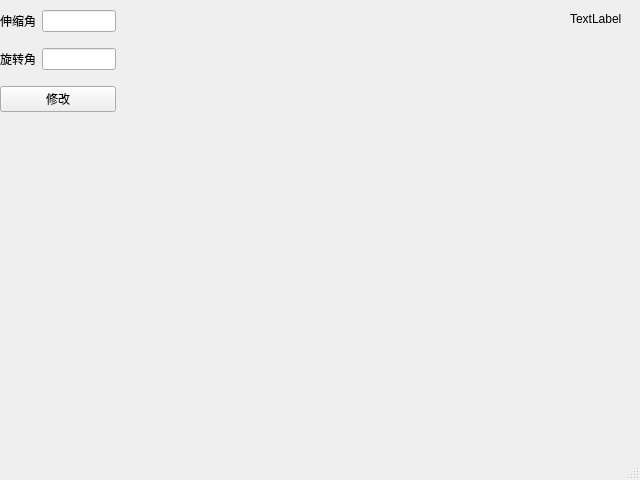
<?xml version="1.0" encoding="UTF-8"?>
<ui version="4.0">
 <class>MainWindow</class>
 <widget class="QMainWindow" name="MainWindow">
  <property name="geometry">
   <rect>
    <x>0</x>
    <y>0</y>
    <width>640</width>
    <height>480</height>
   </rect>
  </property>
  <property name="windowTitle">
   <string>MainWindow</string>
  </property>
  <widget class="QWidget" name="centralwidget">
   <widget class="QWidget" name="layoutWidget">
    <property name="geometry">
     <rect>
      <x>0</x>
      <y>0</y>
      <width>116</width>
      <height>124</height>
     </rect>
    </property>
    <layout class="QVBoxLayout" name="verticalLayout">
     <item>
      <layout class="QHBoxLayout" name="horizontalLayout">
       <item>
        <widget class="QLabel" name="label_angle">
         <property name="text">
          <string>伸缩角</string>
         </property>
        </widget>
       </item>
       <item>
        <widget class="QLineEdit" name="Edit_angle"/>
       </item>
      </layout>
     </item>
     <item>
      <layout class="QHBoxLayout" name="horizontalLayout_2">
       <item>
        <widget class="QLabel" name="label_rote">
         <property name="text">
          <string>旋转角</string>
         </property>
        </widget>
       </item>
       <item>
        <widget class="QLineEdit" name="Edit_rote"/>
       </item>
      </layout>
     </item>
     <item>
      <widget class="QPushButton" name="button_rote">
       <property name="text">
        <string>修改</string>
       </property>
      </widget>
     </item>
    </layout>
   </widget>
   <widget class="QLabel" name="num">
    <property name="geometry">
     <rect>
      <x>570</x>
      <y>10</y>
      <width>65</width>
      <height>17</height>
     </rect>
    </property>
    <property name="text">
     <string>TextLabel</string>
    </property>
   </widget>
  </widget>
  <widget class="QStatusBar" name="statusbar"/>
 </widget>
 <resources/>
 <connections/>
 <slots>
  <slot>linkclicked()</slot>
 </slots>
</ui>
